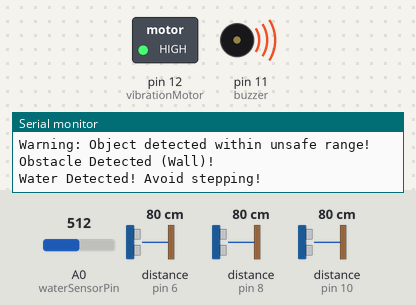
The sketch below on a simulated Arduino Uno, built with avr-gcc and run on an emulated ATmega328P. Parts: switched loads named in the sketch (green lamp = pin HIGH), buzzer (waves = sounding), the last lines printed to the serial monitor. Wiring (inferred from the names in the program): 3 × ultrasonic range finder: trigger pin 5, echo pin 6 / trigger pin 7, echo pin 8 / trigger pin 9, echo pin 10. The inputs (shaded band) are chosen by the test bench; at power-on: A0 (waterSensorPin) = 512, distance to the obstacle (sensors on pin 6, pin 10, pin 8) 80 cm. The echo pulse lasts 58.3 µs per cm; pins used as bus, display or sensor lines are not drawn.

Above: at 1.3 s.
1.4 s: A0 (waterSensorPin) set to 315
2.9 s: A0 (waterSensorPin) set to 288
At 3.6 s:
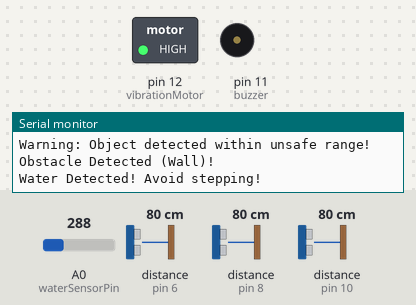
5.6 s: distance to the obstacle (sensor on pin 6) set to 73 cm
At 7.0 s:
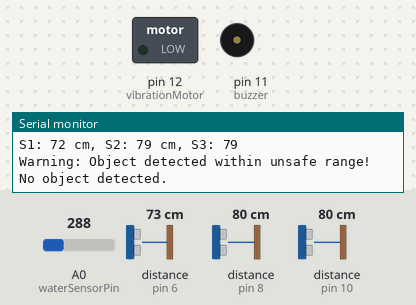
7.7 s: A0 (waterSensorPin) set to 306
At 9.5 s:
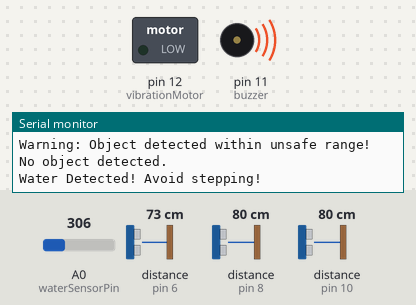
9.8 s: A0 (waterSensorPin) set to 290
At 11.0 s:
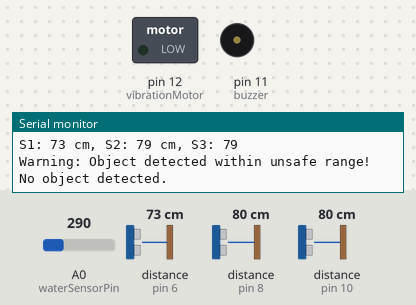
11.3 s: distance to the obstacle (sensor on pin 10) set to 98 cm
13.1 s: distance to the obstacle (sensor on pin 10) set to 107 cm
At 14.7 s:
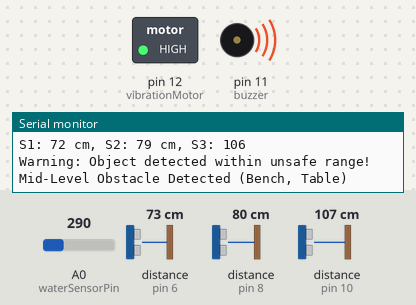
Timing chart, 0 to 17.1 s (numbered marks = the images above; inputs shaded):
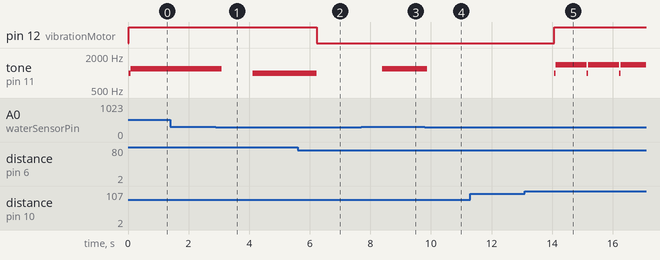

Measured:
- the behaviour switches between 301 and 300 on A0 (waterSensorPin) (found by bisection; images 0 and 1)
- the behaviour switches between 77 and 76 cm on distance to the obstacle (sensor on pin 6) (found by bisection; images 1 and 2)
- the behaviour switches between 101 and 102 cm on distance to the obstacle (sensor on pin 10) (found by bisection; images 4 and 5)
- after the input at 1.4 s, every drawn part: stays the same
- after the input at 2.9 s, tone on pin 11 (buzzer): 1200 Hz → silent after 0.19 s, → 1000 Hz 1.0 s later
- after the input at 5.6 s, pin 12 (vibrationMotor): HIGH → LOW after 0.63 s; tone on pin 11 (buzzer): 1000 Hz → silent after 0.63 s
- after the input at 7.7 s, tone on pin 11 (buzzer): silent → 1200 Hz after 0.69 s
- after the input at 9.8 s, tone on pin 11 (buzzer): 1200 Hz → silent after 0.09 s
- after the input at 13.1 s, pin 12 (vibrationMotor): LOW → HIGH after 0.97 s; tone on pin 11 (buzzer): alternates 1400 Hz for 1.0 s and 1000 Hz for 0.05 s, starting after 0.97 s

The sketch:

Final_code.ino
```cpp
// Define Ultrasonic Sensor Pins
const int trigPin1 = 5, echoPin1 = 6;  // Sensor S1 (Step 1) - 3 inches (~7.5 cm)
const int trigPin2 = 7, echoPin2 = 8;  // Sensor S2 (Step 2) - 9.5 inches (~24 cm)
const int trigPin3 = 9, echoPin3 = 10; // Sensor S3 (Step 3) - 15.5 inches (~39 cm)

// Water Sensor Pin
const int waterSensorPin = A0;

// Buzzer and Vibration Motor Pins
const int buzzer = 11;
const int vibrationMotor = 12; // Connected via transistor

// Constants
const int safeDistance = 100;  // Safe threshold in cm
const int stepRise = 17;       // Updated expected step rise in cm (~6.5-7 inches)
const int stepRun = 26;        // Expected step run in cm (~10-11 inches)
const int tolerance = 3;       // Allowed sensor variation (±3 cm for ultrasonic errors)
const int waterThreshold = 300; // Water sensor calibration value

// Function to Measure Distance
long measureDistance(int trigPin, int echoPin) {
    digitalWrite(trigPin, LOW);
    //delayMicroseconds(2);
    digitalWrite(trigPin, HIGH);
    //delayMicroseconds(10);
    digitalWrite(trigPin, LOW);

    long duration = pulseIn(echoPin, HIGH);
    long distance = duration * 0.0343 / 2; // Convert to cm

    // Return safe max if invalid reading
    if (distance <= 0) {
        return safeDistance + 1;
    }
    return distance;
}

// Function to Detect Steps and Obstacles
void detectStepsAndObstacles() {
    long D1 = measureDistance(trigPin1, echoPin1);  // Sensor 1
    long D2 = measureDistance(trigPin2, echoPin2);  // Sensor 2
    long D3 = measureDistance(trigPin3, echoPin3);  // Sensor 3

    Serial.print("S1: "); Serial.print(D1); Serial.print(" cm, ");
    Serial.print("S2: "); Serial.print(D2); Serial.print(" cm, ");
    Serial.print("S3: "); Serial.println(D3);

    // Ignore invalid readings
    if (D1 <= 0 || D2 <= 0 || D3 <= 0) {
        Serial.println("Invalid sensor readings detected.");
        return;
    }

    // Safety Alert for Nearby Obstacles (keep vibration and buzzer ON)
    if (D1 < safeDistance || D2 < safeDistance || D3 < safeDistance) {
        Serial.println("Warning: Object detected within unsafe range!");
        digitalWrite(vibrationMotor, HIGH);  // Continuous vibration
        tone(buzzer, 1000);  // Continuous buzzer sound

    }

    // Case 1: Large Obstacle (Wall) - All sensors detect close
    if (abs(D1 - D2) <= tolerance && abs(D2 - D3) <= tolerance && D1 < safeDistance) {
        Serial.println("Obstacle Detected (Wall)!");
        digitalWrite(vibrationMotor, HIGH);  // Continuous vibration
        tone(buzzer, 1000);  // Continuous buzzer sound
        return;
    }

    // Case 2: Low Object - Only S1 detects close, others are far
    if (D1 < safeDistance && D2 > safeDistance && D3 > safeDistance) {
        Serial.println("Low Object Detected (Curb, Small Rock)");
        digitalWrite(vibrationMotor, HIGH);  // Continuous vibration
        tone(buzzer, 1200);  // Continuous buzzer sound
        return;
    }

    // Case 3: Mid-Level Object - S1 and S2 close, S3 far
    if (D1 < safeDistance && D2 < safeDistance && D3 > safeDistance) {
        Serial.println("Mid-Level Obstacle Detected (Bench, Table)");
        digitalWrite(vibrationMotor, HIGH);  // Continuous vibration
        tone(buzzer, 1400);  // Continuous buzzer sound
        return;
    }

    // Case 4: Knee-High Object - Only S2 detects close, others are far
    if (D1 > safeDistance && D2 < safeDistance && D3 > safeDistance) {
        Serial.println("Knee-High Object Detected (Chair, Railing)");
        digitalWrite(vibrationMotor, HIGH);  // Continuous vibration
        tone(buzzer, 1600);  // Continuous buzzer sound
        return;
    }

    // Case 5: Hanging Object - Only S3 detects close, others are far
    if (D1 > safeDistance && D2 > safeDistance && D3 < safeDistance) {
        Serial.println("Hanging Object Detected (Tree Branch, Sign)");
        digitalWrite(vibrationMotor, HIGH);  // Continuous vibration
        tone(buzzer, 1800);  // Continuous buzzer sound
        return;
    }


    // No object detected, turn off buzzer and vibration motor
    digitalWrite(vibrationMotor, LOW);
    noTone(buzzer);
    Serial.println("No object detected.");
}

// Function to check for water hazards - Buzzer only (no vibration)
void checkWater() {
    int waterLevel = analogRead(waterSensorPin);  // Read water sensor value
    if (waterLevel > waterThreshold) {  // If water level exceeds threshold
        Serial.println("Water Detected! Avoid stepping!");
        tone(buzzer, 1200);  // High-pitched sound for water hazard
        // No vibration motor here for water detection
        while (waterLevel > waterThreshold) {  // Keep checking until water level decreases
            delay(500);  // Continue alerting while water is detected
            waterLevel = analogRead(waterSensorPin);  // Recheck water level
        }
        noTone(buzzer);  // Stop buzzer once water level goes back down
    }
}

void setup() {
    Serial.begin(9600);  // Initialize Serial Monitor

    // Define Pins
    pinMode(trigPin1, OUTPUT);
    pinMode(echoPin1, INPUT);
    pinMode(trigPin2, OUTPUT);
    pinMode(echoPin2, INPUT);
    pinMode(trigPin3, OUTPUT);
    pinMode(echoPin3, INPUT);

    pinMode(waterSensorPin, INPUT);
    pinMode(buzzer, OUTPUT);
    pinMode(vibrationMotor, OUTPUT);
}

void loop() {
    detectStepsAndObstacles();  // Detect steps and obstacles
    checkWater();  // Check for water hazard
    delay(1000);  // Delay to avoid sensor misreads
}
```
